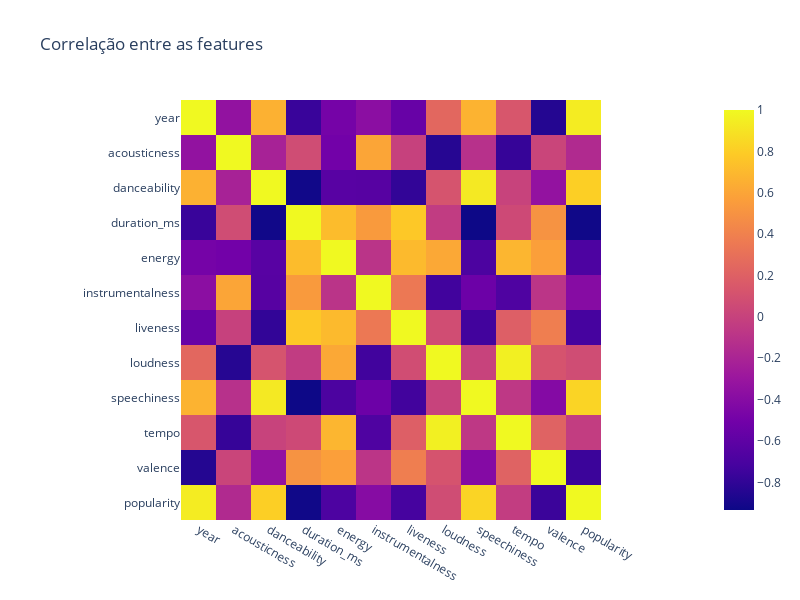

Notebook code for this chart:
### Code cell
fig_correlation = px.imshow(dados_anos.corr(), title='Correlação entre as features')
fig_correlation.update_layout(width=800, height=600)
fig_correlation.show()

### Figure 1 — Plotly figure (JSON) as saved in the notebook; plotly's stock layout.template omitted (floating-point values rounded to 4 significant figures; data arrays with more than 128 entries replaced by an {"elided": "..."} marker saying what was removed)
{"data": [{"coloraxis": "coloraxis", "hovertemplate": "x: %{x}<br>y: %{y}<br>color: %{z}<extra></extra>", "name": "0", "type": "heatmap", "x": ["year", "acousticness", "danceability", "duration_ms", "energy", "instrumentalness", "liveness", "loudness", "speechiness", "tempo", "valence", "popularity"], "xaxis": "x", "y": ["year", "acousticness", "danceability", "duration_ms", "energy", "instrumentalness", "liveness", "loudness", "speechiness", "tempo", "valence", "popularity"], "yaxis": "y", "z": {"elided": "12x12 float values"}}], "layout": {"coloraxis": {"colorscale": [[0, "#0d0887"], [0.1111, "#46039f"], [0.2222, "#7201a8"], [0.3333, "#9c179e"], [0.4444, "#bd3786"], [0.5556, "#d8576b"], [0.6667, "#ed7953"], [0.7778, "#fb9f3a"], [0.8889, "#fdca26"], [1, "#f0f921"]]}, "height": 600, "title": {"text": "Correlação entre as features"}, "width": 800, "xaxis": {"anchor": "y", "constrain": "domain", "domain": [0, 1], "scaleanchor": "y"}, "yaxis": {"anchor": "x", "autorange": "reversed", "constrain": "domain", "domain": [0, 1]}}}
